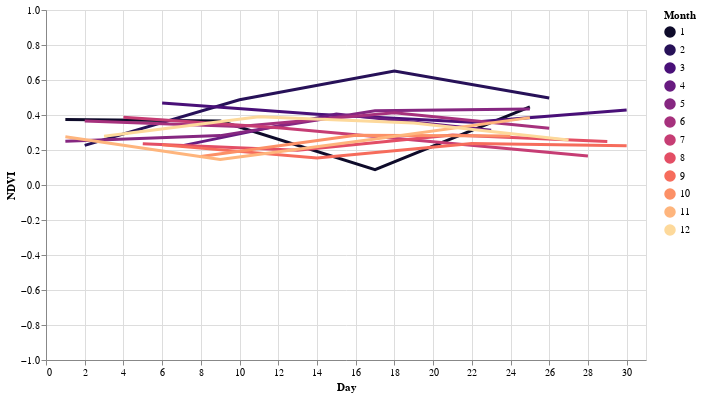

Source (notebook cell):
### Code cell
highlight = alt.selection(
    type='single', on='mouseover', fields=['Month'], nearest=True)

base = alt.Chart(ndvi_df).encode(
    x=alt.X('Day:Q', scale=alt.Scale(domain=[0, 31], clamp=True)),
    y=alt.Y('NDVI:Q', scale=alt.Scale(domain=[-1, 1])),
    color=alt.Color('Month:O', scale=alt.Scale(scheme='magma')))

points = base.mark_circle().encode(
    opacity=alt.value(0),
    tooltip=[
        alt.Tooltip('Month:O', title='Month'),
        alt.Tooltip('Day:Q', title='Day'),
        alt.Tooltip('NDVI:Q', title='NDVI')
    ]).add_selection(highlight)

lines = base.mark_line().encode(
    size=alt.condition(~highlight, alt.value(1), alt.value(3)))

(points + lines).properties(width=600, height=350).interactive()

### Figure 1 — Vega-Lite specification as saved in the notebook (floating-point values rounded to 4 significant figures)
{"config": {"view": {"continuousWidth": 400, "continuousHeight": 300}}, "layer": [{"mark": "circle", "encoding": {"color": {"type": "ordinal", "field": "Month", "scale": {"scheme": "magma"}}, "opacity": {"value": 0}, "tooltip": [{"type": "ordinal", "field": "Month", "title": "Month"}, {"type": "quantitative", "field": "Day", "title": "Day"}, {"type": "quantitative", "field": "NDVI", "title": "NDVI"}], "x": {"type": "quantitative", "field": "Day", "scale": {"clamp": true, "domain": [0, 31]}}, "y": {"type": "quantitative", "field": "NDVI", "scale": {"domain": [-1, 1]}}}, "selection": {"selector006": {"type": "single", "on": "mouseover", "fields": ["Month"], "nearest": true}, "selector007": {"type": "interval", "bind": "scales", "encodings": ["x", "y"]}}}, {"mark": "line", "encoding": {"color": {"type": "ordinal", "field": "Month", "scale": {"scheme": "magma"}}, "size": {"condition": {"value": 1, "selection": {"not": "selector006"}}, "value": 3}, "x": {"type": "quantitative", "field": "Day", "scale": {"clamp": true, "domain": [0, 31]}}, "y": {"type": "quantitative", "field": "NDVI", "scale": {"domain": [-1, 1]}}}}], "data": {"name": "data-e4293d2070489b43d2bda240815e303c"}, "height": 350, "width": 600, "$schema": "https://vega.github.io/schema/vega-lite/v4.8.1.json", "datasets": {"data-e4293d2070489b43d2bda240815e303c": [{"NDVI": 0.3737, "millis": 1546300800000, "system:index": "20190101", "Timestamp": "2019-01-01T00:00:00", "Year": 2019, "Month": 1, "Day": 1, "DOY": 1}, {"NDVI": 0.366, "millis": 1546992000000, "system:index": "20190109", "Timestamp": "2019-01-09T00:00:00", "Year": 2019, "Month": 1, "Day": 9, "DOY": 9}, {"NDVI": 0.08731, "millis": 1547683200000, "system:index": "20190117", "Timestamp": "2019-01-17T00:00:00", "Year": 2019, "Month": 1, "Day": 17, "DOY": 17}, {"NDVI": 0.4461, "millis": 1548374400000, "system:index": "20190125", "Timestamp": "2019-01-25T00:00:00", "Year": 2019, "Month": 1, "Day": 25, "DOY": 25}, {"NDVI": 0.2267, "millis": 1549065600000, "system:index": "20190202", "Timestamp": "2019-02-02T00:00:00", "Year": 2019, "Month": 2, "Day": 2, "DOY": 33}, {"NDVI": 0.487, "millis": 1549756800000, "system:index": "20190210", "Timestamp": "2019-02-10T00:00:00", "Year": 2019, "Month": 2, "Day": 10, "DOY": 41}, {"NDVI": 0.651, "millis": 1550448000000, "system:index": "20190218", "Timestamp": "2019-02-18T00:00:00", "Year": 2019, "Month": 2, "Day": 18, "DOY": 49}, {"NDVI": 0.4972, "millis": 1551139200000, "system:index": "20190226", "Timestamp": "2019-02-26T00:00:00", "Year": 2019, "Month": 2, "Day": 26, "DOY": 57}, {"NDVI": 0.4689, "millis": 1551830400000, "system:index": "20190306", "Timestamp": "2019-03-06T00:00:00", "Year": 2019, "Month": 3, "Day": 6, "DOY": 65}, {"NDVI": 0.4046, "millis": 1552521600000, "system:index": "20190314", "Timestamp": "2019-03-14T00:00:00", "Year": 2019, "Month": 3, "Day": 14, "DOY": 73}, {"NDVI": 0.3579, "millis": 1553212800000, "system:index": "20190322", "Timestamp": "2019-03-22T00:00:00", "Year": 2019, "Month": 3, "Day": 22, "DOY": 81}, {"NDVI": 0.429, "millis": 1553904000000, "system:index": "20190330", "Timestamp": "2019-03-30T00:00:00", "Year": 2019, "Month": 3, "Day": 30, "DOY": 89}, {"NDVI": 0.2237, "millis": 1554595200000, "system:index": "20190407", "Timestamp": "2019-04-07T00:00:00", "Year": 2019, "Month": 4, "Day": 7, "DOY": 97}, {"NDVI": 0.4063, "millis": 1555286400000, "system:index": "20190415", "Timestamp": "2019-04-15T00:00:00", "Year": 2019, "Month": 4, "Day": 15, "DOY": 105}, {"NDVI": 0.3128, "millis": 1555977600000, "system:index": "20190423", "Timestamp": "2019-04-23T00:00:00", "Year": 2019, "Month": 4, "Day": 23, "DOY": 113}, {"NDVI": 0.2499, "millis": 1556668800000, "system:index": "20190501", "Timestamp": "2019-05-01T00:00:00", "Year": 2019, "Month": 5, "Day": 1, "DOY": 121}, {"NDVI": 0.2822, "millis": 1557360000000, "system:index": "20190509", "Timestamp": "2019-05-09T00:00:00", "Year": 2019, "Month": 5, "Day": 9, "DOY": 129}, {"NDVI": 0.4236, "millis": 1558051200000, "system:index": "20190517", "Timestamp": "2019-05-17T00:00:00", "Year": 2019, "Month": 5, "Day": 17, "DOY": 137}, {"NDVI": 0.4345, "millis": 1558742400000, "system:index": "20190525", "Timestamp": "2019-05-25T00:00:00", "Year": 2019, "Month": 5, "Day": 25, "DOY": 145}, {"NDVI": 0.3659, "millis": 1559433600000, "system:index": "20190602", "Timestamp": "2019-06-02T00:00:00", "Year": 2019, "Month": 6, "Day": 2, "DOY": 153}, {"NDVI": 0.3337, "millis": 1560124800000, "system:index": "20190610", "Timestamp": "2019-06-10T00:00:00", "Year": 2019, "Month": 6, "Day": 10, "DOY": 161}, {"NDVI": 0.4125, "millis": 1560816000000, "system:index": "20190618", "Timestamp": "2019-06-18T00:00:00", "Year": 2019, "Month": 6, "Day": 18, "DOY": 169}, {"NDVI": 0.3245, "millis": 1561507200000, "system:index": "20190626", "Timestamp": "2019-06-26T00:00:00", "Year": 2019, "Month": 6, "Day": 26, "DOY": 177}, {"NDVI": 0.3877, "millis": 1562198400000, "system:index": "20190704", "Timestamp": "2019-07-04T00:00:00", "Year": 2019, "Month": 7, "Day": 4, "DOY": 185}, {"NDVI": 0.3265, "millis": 1562889600000, "system:index": "20190712", "Timestamp": "2019-07-12T00:00:00", "Year": 2019, "Month": 7, "Day": 12, "DOY": 193}, {"NDVI": 0.2474, "millis": 1563580800000, "system:index": "20190720", "Timestamp": "2019-07-20T00:00:00", "Year": 2019, "Month": 7, "Day": 20, "DOY": 201}, {"NDVI": 0.1654, "millis": 1564272000000, "system:index": "20190728", "Timestamp": "2019-07-28T00:00:00", "Year": 2019, "Month": 7, "Day": 28, "DOY": 209}, {"NDVI": 0.236, "millis": 1564963200000, "system:index": "20190805", "Timestamp": "2019-08-05T00:00:00", "Year": 2019, "Month": 8, "Day": 5, "DOY": 217}, {"NDVI": 0.1979, "millis": 1565654400000, "system:index": "20190813", "Timestamp": "2019-08-13T00:00:00", "Year": 2019, "Month": 8, "Day": 13, "DOY": 225}, {"NDVI": 0.2862, "millis": 1566345600000, "system:index": "20190821", "Timestamp": "2019-08-21T00:00:00", "Year": 2019, "Month": 8, "Day": 21, "DOY": 233}, {"NDVI": 0.2491, "millis": 1567036800000, "system:index": "20190829", "Timestamp": "2019-08-29T00:00:00", "Year": 2019, "Month": 8, "Day": 29, "DOY": 241}, {"NDVI": 0.2293, "millis": 1567728000000, "system:index": "20190906", "Timestamp": "2019-09-06T00:00:00", "Year": 2019, "Month": 9, "Day": 6, "DOY": 249}, {"NDVI": 0.1548, "millis": 1568419200000, "system:index": "20190914", "Timestamp": "2019-09-14T00:00:00", "Year": 2019, "Month": 9, "Day": 14, "DOY": 257}, {"NDVI": 0.2375, "millis": 1569110400000, "system:index": "20190922", "Timestamp": "2019-09-22T00:00:00", "Year": 2019, "Month": 9, "Day": 22, "DOY": 265}, {"NDVI": 0.2239, "millis": 1569801600000, "system:index": "20190930", "Timestamp": "2019-09-30T00:00:00", "Year": 2019, "Month": 9, "Day": 30, "DOY": 273}, {"NDVI": 0.1623, "millis": 1570492800000, "system:index": "20191008", "Timestamp": "2019-10-08T00:00:00", "Year": 2019, "Month": 10, "Day": 8, "DOY": 281}, {"NDVI": 0.2844, "millis": 1571184000000, "system:index": "20191016", "Timestamp": "2019-10-16T00:00:00", "Year": 2019, "Month": 10, "Day": 16, "DOY": 289}, {"NDVI": 0.2803, "millis": 1571875200000, "system:index": "20191024", "Timestamp": "2019-10-24T00:00:00", "Year": 2019, "Month": 10, "Day": 24, "DOY": 297}, {"NDVI": 0.276, "millis": 1572566400000, "system:index": "20191101", "Timestamp": "2019-11-01T00:00:00", "Year": 2019, "Month": 11, "Day": 1, "DOY": 305}, {"NDVI": 0.1464, "millis": 1573257600000, "system:index": "20191109", "Timestamp": "2019-11-09T00:00:00", "Year": 2019, "Month": 11, "Day": 9, "DOY": 313}, {"NDVI": 0.2631, "millis": 1573948800000, "system:index": "20191117", "Timestamp": "2019-11-17T00:00:00", "Year": 2019, "Month": 11, "Day": 17, "DOY": 321}, {"NDVI": 0.385, "millis": 1574640000000, "system:index": "20191125", "Timestamp": "2019-11-25T00:00:00", "Year": 2019, "Month": 11, "Day": 25, "DOY": 329}, {"NDVI": 0.279, "millis": 1575331200000, "system:index": "20191203", "Timestamp": "2019-12-03T00:00:00", "Year": 2019, "Month": 12, "Day": 3, "DOY": 337}, {"NDVI": 0.3898, "millis": 1576022400000, "system:index": "20191211", "Timestamp": "2019-12-11T00:00:00", "Year": 2019, "Month": 12, "Day": 11, "DOY": 345}, {"NDVI": 0.3544, "millis": 1576713600000, "system:index": "20191219", "Timestamp": "2019-12-19T00:00:00", "Year": 2019, "Month": 12, "Day": 19, "DOY": 353}, {"NDVI": 0.2573, "millis": 1577404800000, "system:index": "20191227", "Timestamp": "2019-12-27T00:00:00", "Year": 2019, "Month": 12, "Day": 27, "DOY": 361}]}}
